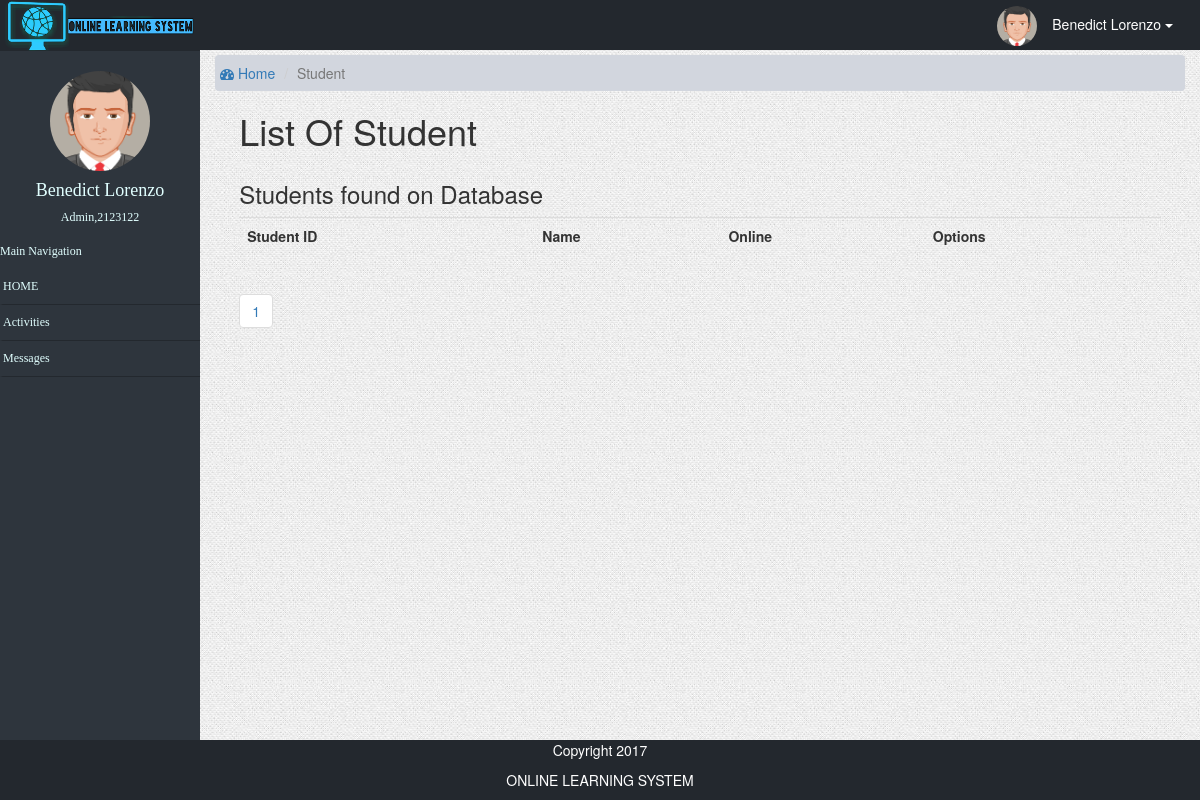
/student/messages.php?id=2123122&ref=student&page=2 (signed in), run on an earlier commit of the app's database.
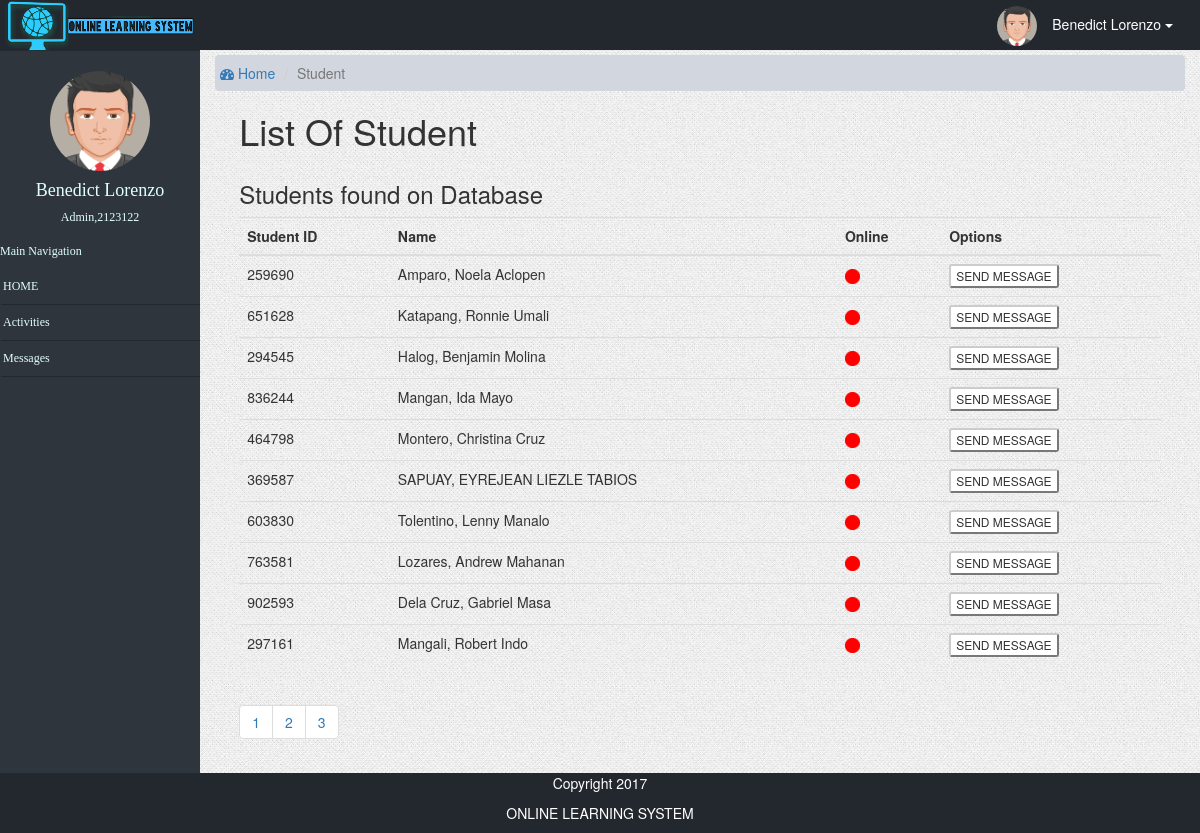
And on a later commit of the database.
### tables this page shows
CREATE TABLE `user_info` (
  `user_id` int(7) NOT NULL,
  `lastName` varchar(255) NOT NULL,
  `firstName` varchar(255) NOT NULL,
  `middleName` varchar(255) NOT NULL,
  `gender` varchar(255) NOT NULL,
  `email` varchar(255) NOT NULL,
  `address` varchar(255) NOT NULL,
  `role` varchar(255) NOT NULL,
  `avatar` longblob NOT NULL,
  `password` varchar(255) NOT NULL,
  `regdate` varchar(255) NOT NULL,
  `online` tinyint(1) DEFAULT NULL
);

### student/messages.php (the view, shortened to what this page needs)
<?php
function display_content(){
	if ($_GET['ref']=="student") {
    echo '
    <div class="content-wrapper">
    <section class="content-header">
      <ol class="breadcrumb">
        <li><a href="./?ref='.$_SESSION['username'].' "><i class="fa fa-dashboard"></i> Home</a></li>
         <li class ="active">Student</li>
      </ol>
    </section>
     </div>
    <div class="borderStudent">
      <section class="content-header">
        <h1>List Of Student</h1>
          <section class = "content">
            <div class="row">
              <section class="col-lg-12">
                <div class="box box-info">
                  <div class="box-header">
                    <h3 class="box-title">Students found on Database</h3>
                  </div>
                  <div class="box-body">
                    <table class="table">
                      <tbody>
                        <tr>
                          <th>Student ID</th>
                          <th>Name</th>
                          <th>Online</th>
                          <th>Options</th>
                        </tr>
                      </tbody>
                      <tbody>';
                      include('../db_config/database.php');
                        $id =$_GET['id'];
                        $page =$_GET['page'];
                      if ($page=="" || $page=="1"){
                        $page1=0;
                      }else{
                        $page1=($page*10)-10;
                      }
                        $sql = "SELECT * FROM user_info where user_id != '$id' ORDER BY  online desc limit $page1,10";
                        $result = mysqli_query($connection,$sql);
                      if ($result->num_rows > 0) {
                        while($row = $result->fetch_assoc()) {
                          $online= $row['online'];
echo "
                        <tr>
                          <td>".$row["user_id"]."</td>
                          <td>".$row["lastName"].", ".$row["firstName"]." ".$row["middleName"]."</td>
                          <td>";
                          if ($online==1) {
                           echo "<img src='../images/online.png' alt ='online' class ='online'>";
                          }else{
                            echo "<img src='../images/offline.png' alt ='offline' class='offline'>";
                          }
  echo "                       </td>
                         <td>
                            <form method='POST' action='Messages.php?to=".$row["user_id"]."&id=$id&ref=newmsg'>
                              <input class = 'btn-default btn-xs' title ='SEND message to " .$row["lastName"], "," ,$row["firstName"] ."' type='submit' name='sendmsg' value='SEND MESSAGE'>
                            </form>
                          </td>
                        </tr>
";
                        }
                      } $connection->close();
echo '
                      </tbody>
                    </table>
                    <ul class="pagination">';
                      include('../db_config/database.php');
                        $sql = "SELECT * FROM user_info";
                        $result = mysqli_query($connection,$sql);
                      if ($result->num_rows > 0) {
                        print '<tr><td colspan="10">';
                        $ragents=mysqli_num_rows($result);
                        $a = $ragents/10;
                        $a = ceil($a);
                      for ($b=1;$b<=$a;$b++){
?>                      <li class="paginate_button">
                          <a href="messages.php?id=<?php echo "$id";?>&ref=student&page=<?php echo $b; ?>" ><?php echo $b. " "; ?></a>
                        </li><?php
                      }
                    }
echo '
                    </ul>
                  </div>
              </div>
            </section>
          </div>
        </section>
      </section>
    </div>
';
  }
?>
                      </li><?php
}
require_once('studenttemplate.php');
	?>

What changed in the data, as far as the page shows it:
added user_info: user_id "259690", lastName "Amparo", firstName "Noela", middleName "Aclopen"
added user_info: user_id "651628", lastName "Katapang", firstName "Ronnie", middleName "Umali"
added user_info: user_id "294545", lastName "Halog", firstName "Benjamin", middleName "Molina"
added user_info: user_id "836244", lastName "Mangan", firstName "Ida", middleName "Mayo"
added user_info: user_id "464798", lastName "Montero", firstName "Christina", middleName "Cruz"
added user_info: user_id "369587", lastName "SAPUAY", firstName "EYREJEAN LIEZLE", middleName "TABIOS"
added user_info: user_id "603830", lastName "Tolentino", firstName "Lenny", middleName "Manalo"
added user_info: user_id "763581", lastName "Lozares", firstName "Andrew", middleName "Mahanan"
added user_info: user_id "902593", lastName "Dela Cruz", firstName "Gabriel", middleName "Masa"
added user_info: user_id "297161", lastName "Mangali", firstName "Robert", middleName "Indo"
Also different on the page:
new list line: "2"
new list line: "3"
